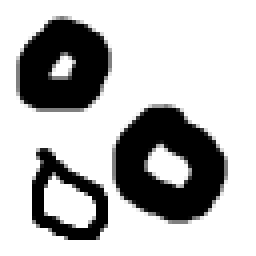
//> input picture samples/sample2_2_1.bmp, 64 x 64 px (shown 4 times larger)
$ ./assignment2_2   (built with g++ and OpenCV 4)
//> lines starting //> are read from the running program, lines starting //| are printed output that depends on the picture; after the words box and inside, x2 and y2 are one past the last pixel; in counts of white or black regions, pixels touching at a corner belong together
### examples.h
#pragma once

#include <iostream>
#include "opencv2/core/core.hpp"
#include "opencv2/imgcodecs.hpp"
#include "opencv2/highgui/highgui.hpp"
#include "opencv2/imgproc/imgproc.hpp"

namespace IPCVL {
	namespace EXAMPLE {
		void ChangeContrastAndBrightness(cv::InputArray src, cv::OutputArray dst, double alpha, int beta);
	} // namespace EXAMPLE
} // namespace IPCVL

### utils.h
#pragma once

#include <iostream>
#include "opencv2/core/core.hpp"
#include "opencv2/imgcodecs.hpp"
#include "opencv2/highgui/highgui.hpp"
#include "opencv2/imgproc/imgproc.hpp"

namespace IPCVL {
	namespace UTIL {
		enum CONNECTIVITIES {
			NAIVE_FOURWAY = 0,
			NAIVE_EIGHT_WAY,
			EFFICIENT_FOURWAY
		};
		int quantize(int a);
		double h_r(double model_hist[][64], double input_hist[][64], int j, int i);
		void GetHistogramImage(int* histogram, cv::OutputArray dst, int hist_w, int hist_h);
		void calcNormedHist(cv::InputArray src, double* histogram);
	} // namespace UTIL
} // namespace IPCVL

### imgproc.h
#pragma once

#include <iostream>
#include <queue>
#include <tuple>
#include "opencv2/core/core.hpp"
#include "opencv2/imgcodecs.hpp"
#include "opencv2/highgui/highgui.hpp"
#include "opencv2/imgproc/imgproc.hpp"
#include "utils.h"

namespace IPCVL {
	namespace IMG_PROC {
		void calcHist(cv::InputArray src, int* histogram);
		void calcHist_hs(cv::InputArray src, double histogram[][64]);
		void backprojectHistogram(cv::InputArray src_hsv, cv::InputArray face_hsv, cv::OutputArray dst);


		void thresh_binary(cv::InputArray src, cv::OutputArray dst, const int& threshold);
		void thresh_otsu(cv::InputArray src, cv::OutputArray dst);

		void flood_fill4(cv::Mat& l, const int& j, const int& i, const int& label);
		void flood_fill8(cv::Mat& l, const int& j, const int& i, const int& label);
		void efficient_flood_fill4(cv::Mat& l, const int& j, const int& i, const int& label);
		void flood_fill(cv::InputArray src, cv::OutputArray dst, const UTIL::CONNECTIVITIES& direction);
	} // namespace IMG_PROC
} // namespace IPCVL

### imgproc.cpp
#include "imgproc.h"
#include <queue>

namespace IPCVL {
	namespace IMG_PROC {
		// [116 lines left out: functions calcHist, backprojectHistogram, thresh_binary, thresh_otsu, not called in this run]

		void flood_fill4(cv::Mat & l, const int & j, const int & i, const int & label)
		{
			if (l.at<int>(j, i) == -1) {
				l.at<int>(j, i) = label;

				flood_fill4(l, j, i + 1, label);
				flood_fill4(l, j - 1, i, label);
				flood_fill4(l, j, i - 1, label);
				flood_fill4(l, j + 1, i, label);
			}
		}

		void flood_fill8(cv::Mat & l, const int & j, const int & i, const int & label)
		{
			if (l.at<int>(j, i) == -1) {
				l.at<int>(j, i) = label;

				flood_fill8(l, j + 1, i + 1, label);
				flood_fill8(l, j - 1, i - 1, label);
				flood_fill8(l, j - 1, i + 1, label);
				flood_fill8(l, j + 1, i - 1, label);

				flood_fill8(l, j, i + 1, label);
				flood_fill8(l, j - 1, i, label);
				flood_fill8(l, j, i - 1, label);
				flood_fill8(l, j + 1, i, label);
			}
		}

		void efficient_flood_fill4(cv::Mat & l, const int & j, const int & i, const int & label)
		{
			std::queue<cv::Point> q;
			cv::Point p;
			p.y = j;
			p.x = i;

			q.push(p);

			while (!q.empty()){
				cv::Point tmp = q.front();
				q.pop();
				if (l.at<int>(tmp.y, tmp.x) == -1) {
					int left = tmp.x;
					int right = tmp.x;

					while (l.at<int>(tmp.y, left - 1) == -1) {
						left--;
					}
					while (l.at<int>(tmp.y, right + 1) == -1) {
						right++;
					}

					for (int c = left; c <= right; c++) {

						l.at<int>(tmp.y, c) = label;
						if (l.at<int>(tmp.y - 1, c) == -1 && (c == left || l.at<int>(tmp.y - 1, c - 1) != -1)) {
							cv::Point p1;
							p1.y = tmp.y - 1;
							p1.x = c;
							q.push(p1);
						}

						if (l.at<int>(tmp.y + 1, c) == -1 && (c == left || l.at<int>(tmp.y + 1, c - 1) != -1)) {
							cv::Point p2;
							p2.y = tmp.y + 1;
							p2.x = c;
							q.push(p2);
						}
					}
				}
			}
		}

		void flood_fill(cv::InputArray src, cv::OutputArray dst, const UTIL::CONNECTIVITIES & direction)
		{
			cv::Mat b = src.getMat();
			dst.create(b.size(), CV_32SC1);
			cv::Mat l = dst.getMat();

			int label = 1;

			for (int y = 0; y < l.rows; y++) {
				for (int x = 0; x < l.cols; x++) {
					if ((int)b.at<uchar>(y, x) == 0) {
						l.at<int>(y, x) = 0;
					}
					if ((int)b.at<uchar>(y, x) != 0) {
						l.at<int>(y, x) = -1;
					}
					if (y == 0 || y == l.rows - 1 || x == 0 || x == l.cols - 1) {
						l.at<int>(y, x) = 0;
					}
				}
			}

			if (direction == UTIL::CONNECTIVITIES::NAIVE_FOURWAY) {
				for (int j = 1; j < l.rows - 1; j++) {
					for (int i = 1; i < l.cols - 1; i++) {
						if (l.at<int>(j, i) == -1) {
							flood_fill4(l, j, i, label);
							label++;
						}
					}
				}
			}

			if (direction == UTIL::CONNECTIVITIES::NAIVE_EIGHT_WAY) {
				for (int j = 1; j < l.rows - 1; j++) {
					for (int i = 1; i < l.cols - 1; i++) {
						if (l.at<int>(j, i) == -1) {
							flood_fill8(l, j, i, label);
							label++;
						}
					}
				}
			}

			if (direction == UTIL::CONNECTIVITIES::EFFICIENT_FOURWAY) {
				for (int j = 1; j < l.rows - 1; j++) {
					for (int i = 1; i < l.cols - 1; i++) {
						if (l.at<int>(j, i) == -1) {
							efficient_flood_fill4(l, j, i, label);
							label++;
						}
					}
				}
			}
		}

		// [28 lines left out: function calcHist_hs, not called in this run]
	}  // namespace IMG_PROC<<<<<<< HEAD
// [40 lines of commented-out code are left out]
}

### assignment2_2.cpp
/* Assignment #0 */

#include <iostream>
#include "opencv2/core/core.hpp"
#include "opencv2/imgcodecs.hpp"
#include "opencv2/highgui/highgui.hpp"
#include "opencv2/imgproc/imgproc.hpp"
#include "imgproc.h" //-->> It should be Changed
#include "utils.h"
#include "examples.h"

int main() {
	cv::Mat src_small = cv::imread("./samples/sample2_2_1.bmp", cv::IMREAD_GRAYSCALE);
//> src_small is the input picture: 64 rows x 64 cols, CV_8UC1; min 0, max 255, mean 185.1
	cv::Mat src_big = cv::imread("./samples/sample2_2_2.bmp", cv::IMREAD_GRAYSCALE);
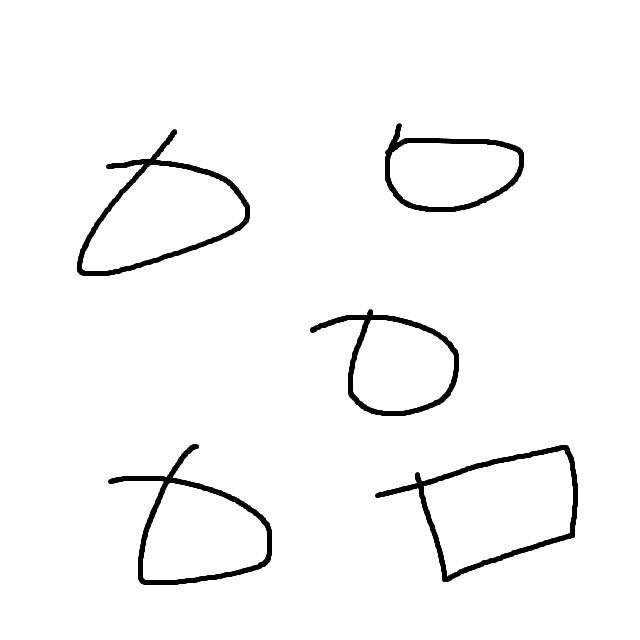
//> input picture samples/sample2_2_2.bmp, 640 x 640 px
//> src_big is the input picture: 640 rows x 640 cols, CV_8UC1; min 0, max 255, mean 247.5
	cv::Mat result_naive_4, result_naive_8, result_efficient_4;
	\
	cv::namedWindow("small src Image", cv::WINDOW_NORMAL);
	cv::namedWindow("small image naive 4-way", cv::WINDOW_NORMAL);
	cv::namedWindow("small image naive 8-way", cv::WINDOW_NORMAL);

	cv::resizeWindow("small src Image", 640, 640);
	cv::resizeWindow("small image naive 4-way", 640, 640);
	cv::resizeWindow("small image naive 8-way", 640, 640);

	IPCVL::IMG_PROC::flood_fill(src_small, result_naive_4, IPCVL::UTIL::CONNECTIVITIES::NAIVE_FOURWAY);
//> after the loop in flood_fill, `for (int y = 0; y < l.rows; y++)`:
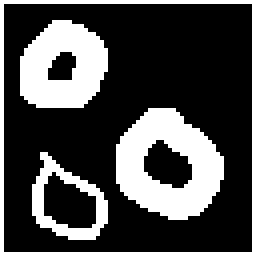
//> l: 64 rows x 64 cols, CV_32SC1 (shown 4 times larger); values -1 (black) and 0 (white), 29.6% white; 4 white regions, box (x1, y1, x2, y2) and area: (29, 27, 56, 55) 463, (5, 5, 27, 27) 349, (0, 0, 64, 64) 252, (8, 38, 27, 60) 149
//> the loop in flood_fill, `for (int j = 1; j < l.rows - 1; j++)` made 62 passes
//> label on passes 1 to 12: 2, 2, 2, 2, 2, 2, 2, 2, 2, 2, 2, 2
//> after the loop in flood_fill, `for (int j = 1; j < l.rows - 1; j++)`:
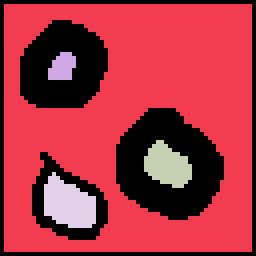
//> l: 64 rows x 64 cols, CV_32SC1 (shown 4 times larger); 5 distinct labels, from 0 to 4; one colour per label, 0 black
//> after the loop in flood_fill, `for (int j = 1; j < l.rows - 1; j++)`: label = 5
	IPCVL::IMG_PROC::flood_fill(src_small, result_naive_8, IPCVL::UTIL::CONNECTIVITIES::NAIVE_EIGHT_WAY);
//> the loop in flood_fill (call 2), `for (int j = 1; j < l.rows - 1; j++)` made 62 passes

	IPCVL::IMG_PROC::flood_fill(src_big, result_efficient_4, IPCVL::UTIL::CONNECTIVITIES::EFFICIENT_FOURWAY);
//> after the loop in flood_fill (call 3), `for (int y = 0; y < l.rows; y++)`:
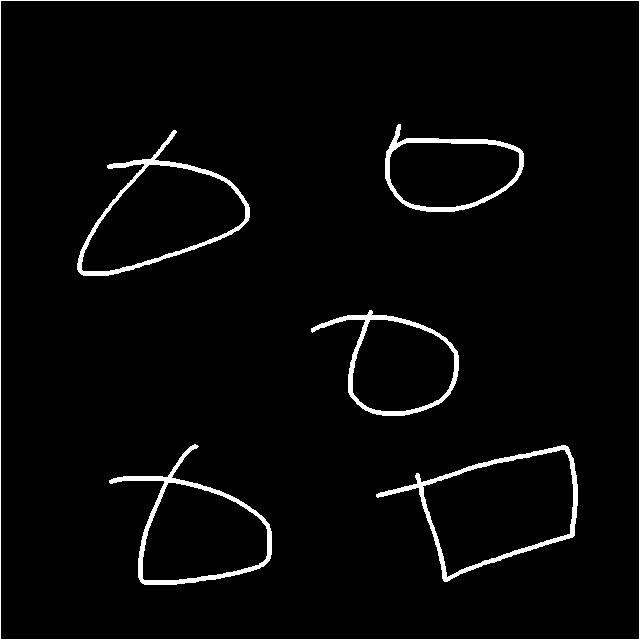
//> l: 640 rows x 640 cols, CV_32SC1; values -1 (black) and 0 (white), 3.1% white; 6 white regions, box (x1, y1, x2, y2) and area: (0, 0, 640, 640) 2556, (376, 445, 578, 582) 2385, (109, 444, 272, 585) 2220, (77, 130, 250, 276) 2212, (311, 310, 459, 416) 1795, (385, 124, 524, 212) 1694
//> after the loop in flood_fill (call 3), `for (int j = 1; j < l.rows - 1; j++)`:
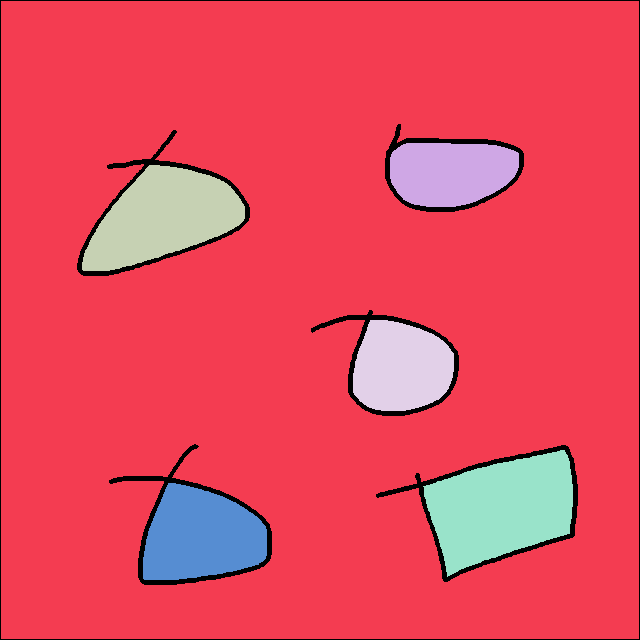
//> l: 640 rows x 640 cols, CV_32SC1; 7 distinct labels, from 0 to 6; one colour per label, 0 black
//> after the loop in flood_fill (call 3), `for (int j = 1; j < l.rows - 1; j++)`: label = 7
	double min, max;

	cv::minMaxLoc(result_naive_4, &min, &max);
//> min = 0; max = 4
	result_naive_4.convertTo(result_naive_4, CV_32FC1, 1 / max);
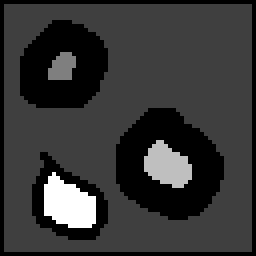
//> result_naive_4: 64 rows x 64 cols, CV_32FC1 (shown 4 times larger); min 0, max 1, mean 0.214

	cv::minMaxLoc(result_naive_8, &min, &max);
	result_naive_8.convertTo(result_naive_8, CV_32FC1, 1 / max);

	cv::minMaxLoc(result_efficient_4, &min, &max);
//> max = 6
	result_efficient_4.convertTo(result_efficient_4, CV_32FC1, 1 / max);
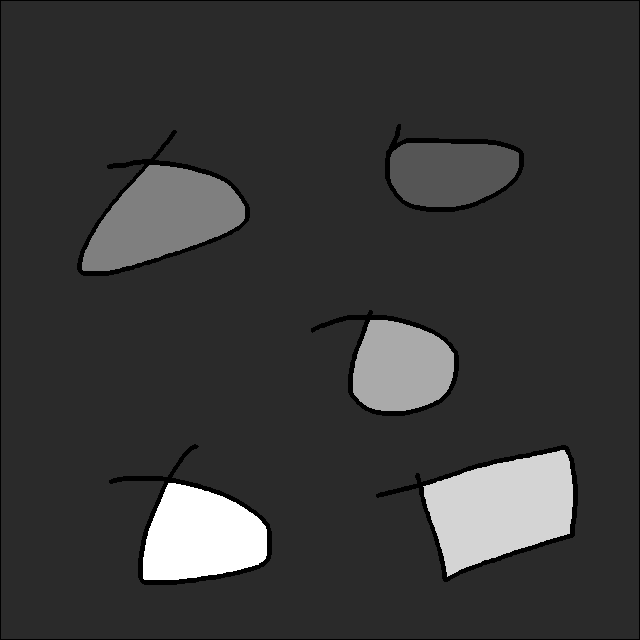
//> result_efficient_4: 640 rows x 640 cols, CV_32FC1; min 0, max 1, mean 0.221

	//Show Result
	cv::imshow("small src Image", src_small);
	cv::imshow("big src Image", src_big);
	cv::imshow("small image naive 4-way", result_naive_4);
	cv::imshow("small image naive 8-way", result_naive_8);
	cv::imshow("big image efficient 4-way", result_efficient_4);
	cv::waitKey();

	return 0;
}
